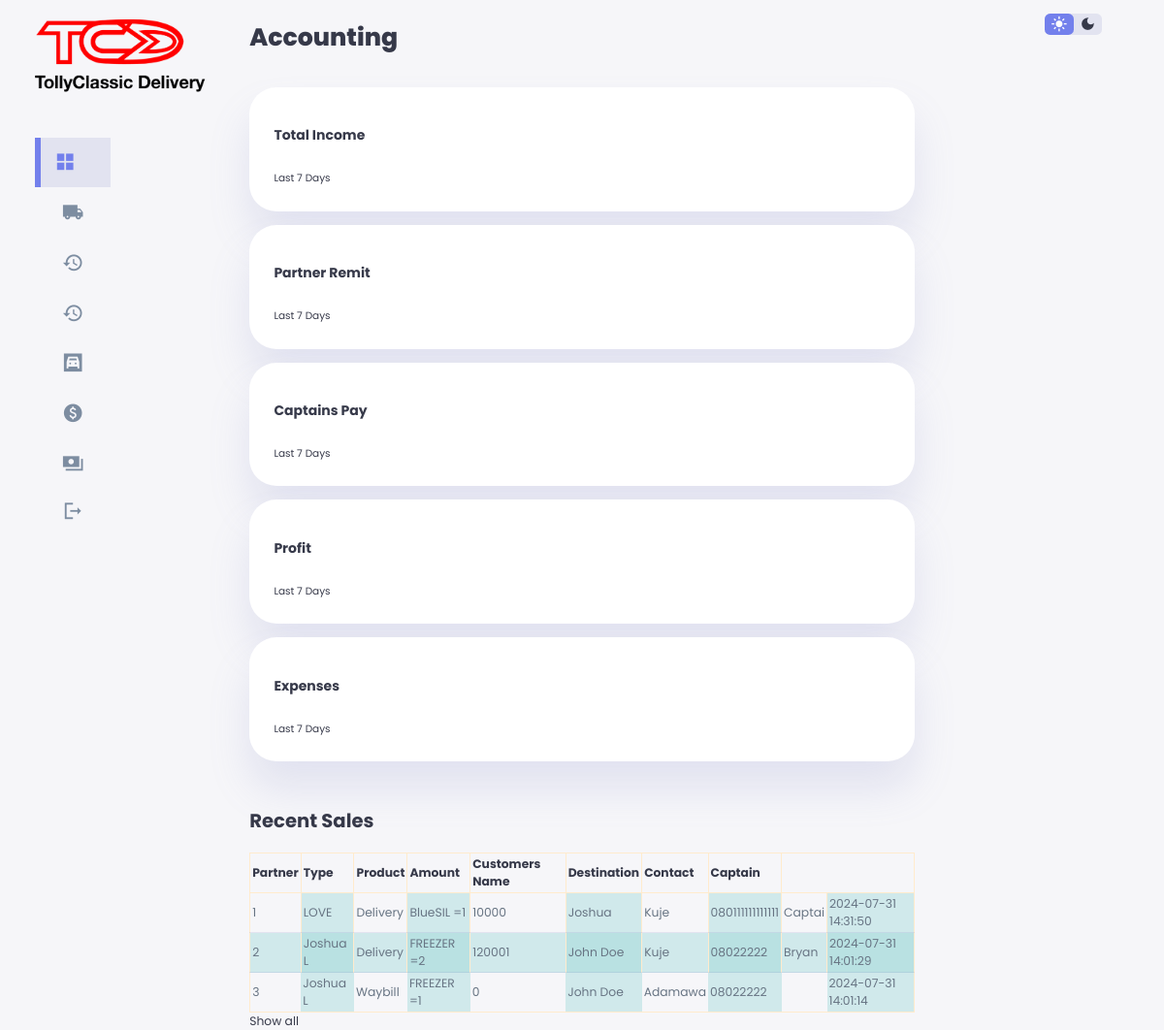
The page /onisiro/index.php on the database as committed earlier.
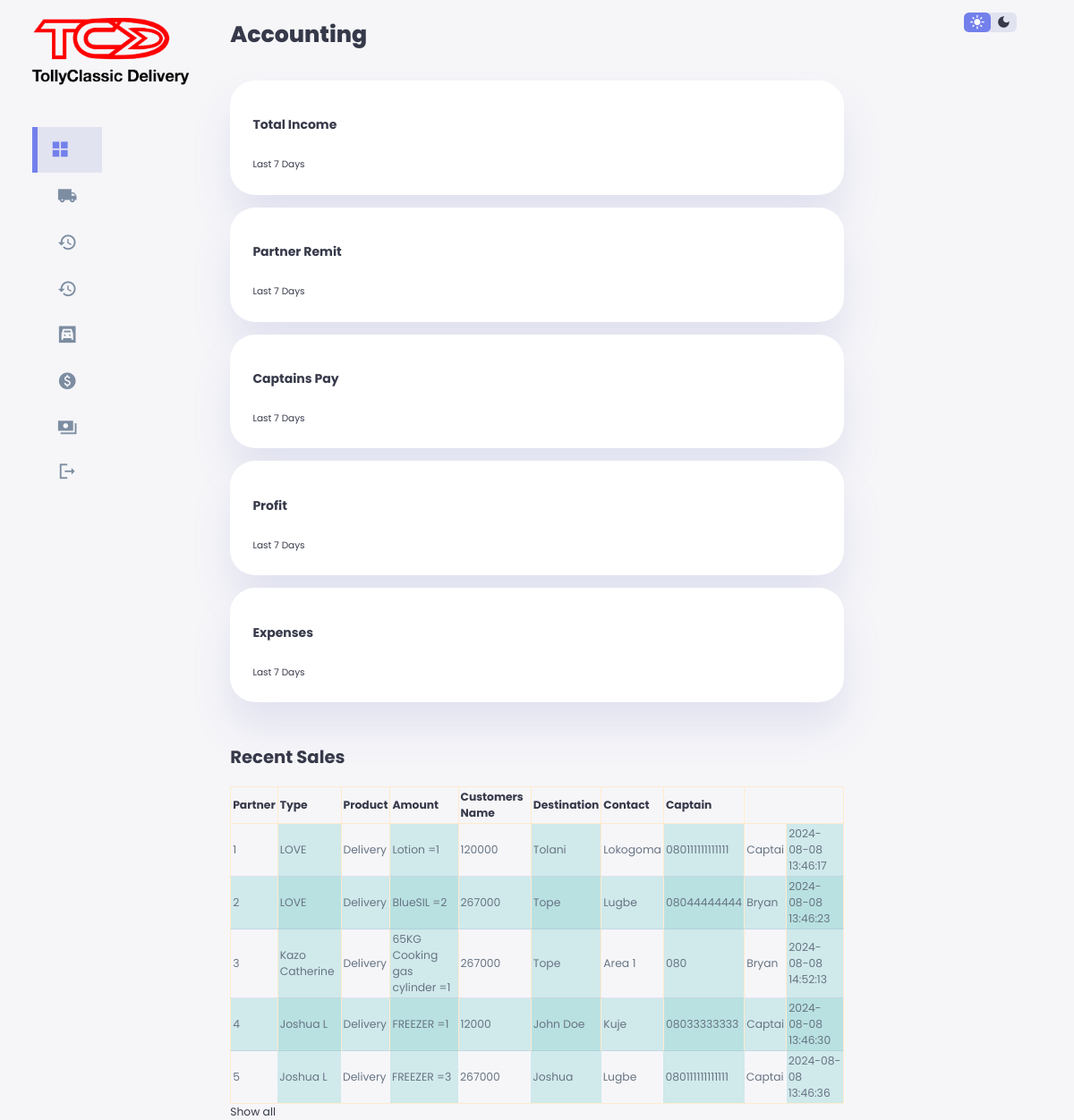
The same page on the database as committed later.
### tables this page shows
CREATE TABLE `gbigbe` (
  `id` int(11) NOT NULL,
  `partner` varchar(100) NOT NULL,
  `shipmentType` varchar(100) NOT NULL,
  `product` varchar(255) NOT NULL,
  `availableUnit` varchar(100) NOT NULL,
  `quantity` varchar(100) NOT NULL,
  `unitPrice` varchar(100) NOT NULL,
  `amount` int(100) NOT NULL,
  `customersName` varchar(100) NOT NULL,
  `SOD` varchar(100) NOT NULL,
  `destination` varchar(100) NOT NULL,
  `customerContact` varchar(100) NOT NULL,
  `captain` varchar(100) NOT NULL,
  `status` varchar(100) NOT NULL,
  `paymentMethod` varchar(100) NOT NULL,
  `date` timestamp NOT NULL DEFAULT current_timestamp() ON UPDATE current_timestamp(),
  `partnerRemitance` varchar(255) NOT NULL DEFAULT 'rara',
  `accCaptain` varchar(100) NOT NULL,
  `accPartner` varchar(100) NOT NULL,
  `partnerReward` varchar(100) NOT NULL,
  `deliveryFee` varchar(100) NOT NULL,
  `riderReward` varchar(100) NOT NULL,
  `profitReward` varchar(100) NOT NULL,
  `partnerPayStatus` varchar(100) NOT NULL,
  `captainPayStatus` varchar(100) NOT NULL,
  `returnReason` varchar(255) NOT NULL,
  `remitanceKind` varchar(100) NOT NULL DEFAULT 'NORMs',
  `payID` varchar(100) NOT NULL,
  `payID1` varchar(255) NOT NULL,
  `payID2` varchar(255) NOT NULL,
  `payID3` varchar(255) NOT NULL,
  `payID4` varchar(100) NOT NULL
);

### onisiro/index.php (the view, shortened to what the changed rows need)
<!DOCTYPE html>
<html lang="en">
<head>
    <link rel="stylesheet" href="css/style.css">
</head>
<body>
    <div class="container">
        <main>
            <h1>Accounting</h1><br>
            <div class="recent-sales">
                <div class="spacer"></div><br>
                <h2>Recent Sales</h2><br>
                <table style="width: 100%;">
                    <thead>
                        <tr>
                            <th>Partner</th>
                            <th>Type</th>
                            <th>Product</th>
                            <th>Amount</th>
                            <th>Customers Name</th>
                            <th>Destination</th>
                            <th>Contact</th>
                            <th>Captain</th>
                        </tr>
                    </thead>
                    <tbody id="table-body">
    <?php
                        require '../config.php';
                        $query = mysqli_query($conn, "SELECT partner, shipmentType, product, quantity, unitPrice, amount, customersName, destination, customerContact, captain, status, paymentMethod, date FROM gbigbe WHERE  status = 'completed' ORDER BY partner DESC LIMIT 10");
                        if (!$query) {
                            echo "Error fetching data: " . mysqli_error($conn);
                        } else {
                            $serialNumber = 1;
                            while ($row = mysqli_fetch_array($query)) {
                                $partner = $row['partner'];
                                $shipmentType = $row['shipmentType'];
                                $product = $row['product'];
                                $amount = $row['amount'];
                                $customersName = $row['customersName'];
                                $destination = $row['destination'];
                                $customerContact = $row['customerContact'];
                                $captain = $row['captain'];
                                $date = $row['date'];
                                ?>
                                <tr>
                                    <td><?php echo $serialNumber; ?></td>
                                    <td><?php echo $partner; ?></td>
                                    <td><?php echo $shipmentType; ?></td>
                                    <td><?php echo $product; ?></td>
                                    <td><?php echo $amount; ?></td>
                                    <td><?php echo $customersName; ?></td>
                                    <td><?php echo $destination; ?></td>
                                    <td><?php echo $customerContact; ?></td>
                                    <td><?php echo $captain; ?></td>
                                    <td><?php echo $date; ?></td>
                                </tr>
                                <?php
                                $serialNumber++;
                            }
                        }
                        ?>
                    </tbody>
                </table>
        </main>
    </div>
</body>
</html>

Rows that differ between the two databases and show on the page:
removed gbigbe: partner "LOVE", shipmentType "Delivery", product "BlueSIL =1", amount "10000", customersName "Joshua", destination "Kuje", customerContact "080111111111111", captain "Captai", date "2024-07-31 14:31:50"
changed gbigbe: partner "Joshua L" → "LOVE"; shipmentType "Waybill" → "Delivery"; product "FREEZER =1" → "Lotion =1"; amount "0" → "120000"; customersName "John Doe" → "Tolani"; destination "Adamawa" → "Lokogoma"; customerContact "08022222" → "080111111111111"; captain (not shown) → "Captai"; date "2024-07-31 14:01:14" → "2024-08-08 13:46:17"; moves up the list
now on this page (row edited): gbigbe: partner "LOVE", shipmentType "Delivery", product "BlueSIL =2", amount "267000", customersName "Tope", destination "Lugbe", customerContact "08044444444", captain "Bryan", date "2024-08-08 13:46:23"
now on this page (row edited): gbigbe: partner "Kazo Catherine", shipmentType "Delivery", product "65KG Cooking gas cylinder =1", amount "267000", customersName "Tope", destination "Area 1", customerContact "080", captain "Bryan", date "2024-08-08 14:52:13"
changed gbigbe "John Doe": product "FREEZER =2" → "FREEZER =1"; amount "120001" → "12000"; customerContact "08022222" → "08033333333"; captain "Bryan" → "Captai"; date "2024-07-31 14:01:29" → "2024-08-08 13:46:30"
added gbigbe: partner "Joshua L", shipmentType "Delivery", product "FREEZER =3", amount "267000", customersName "Joshua", destination "Lugbe", customerContact "080111111111111", captain "Captai", date "2024-08-08 13:46:36"
